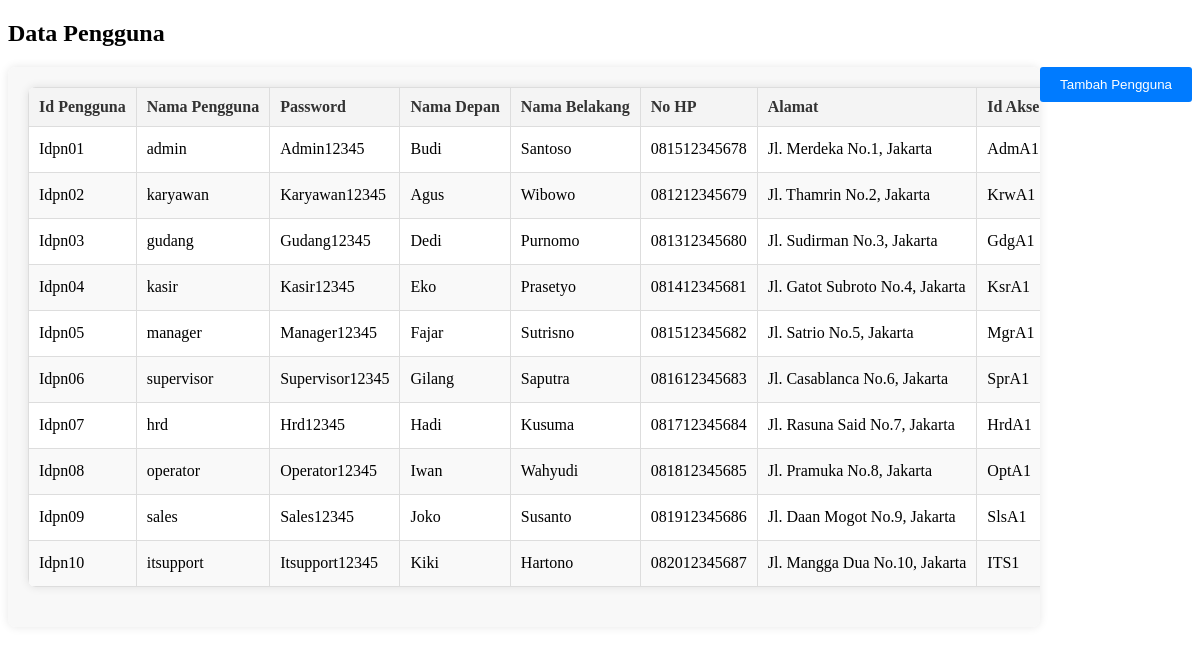
Page /menus/pengguna.php (signed in) on the committed database.
### tables this page shows
CREATE TABLE `pengguna` (
  `IdPengguna` varchar(10) NOT NULL,
  `NamaPengguna` varchar(255) NOT NULL,
  `Password` varchar(255) NOT NULL,
  `NamaDepan` varchar(255) NOT NULL,
  `NamaBelakang` varchar(255) DEFAULT NULL,
  `NoHp` varchar(15) DEFAULT NULL,
  `Alamat` text DEFAULT NULL,
  `IdAkses` varchar(10) NOT NULL
);

### htdocs/class/pengguna.php (called while the page is built, shortened)
<?php
class Pengguna {
    private $conn;
    private $table_name = "Pengguna";
    public function __construct($db) {
        $this->conn = $db;
    }
    public function read() {
        $query = "SELECT * FROM " . $this->table_name . " ORDER BY IdPengguna ASC";
        $stmt = $this->conn->query($query);
        return $stmt;
    }
}
?>

### htdocs/menus/pengguna.php (the view, shortened to what this page needs)
<?php
require_once('../class/pengguna.php');
$database = new Database();
$db = $database->getConnection();
$pengguna = new Pengguna($db);
$result = $pengguna->read();
?>
<!DOCTYPE html>
<html>
<head>
    <link rel="stylesheet" type="text/css" href="../assets/css/crud.css">
</head>
<body>
<div class="main-content">
    <header>
        <h2>Data Pengguna</h2>
        <button class="add-button" onclick="openForm()">Tambah Pengguna</button>
    </header>
    <div class="content">
        <div class="table-container">
            <table>
                <thead>
                <tr>
                    <th>Id Pengguna</th>
                    <th>Nama Pengguna</th>
                    <th>Password</th>
                    <th>Nama Depan</th>
                    <th>Nama Belakang</th>
                    <th>No HP</th>
                    <th>Alamat</th>
                    <th>Id Akses</th>
                </tr>
                </thead>
                <tbody>
                <?php while ($row = mysqli_fetch_assoc($result)): ?>
                    <tr>
                        <td><?php echo htmlspecialchars($row['IdPengguna']); ?></td>
                        <td><?php echo htmlspecialchars($row['NamaPengguna']); ?></td>
                        <td><?php echo htmlspecialchars($row['Password']); ?></td>
                        <td><?php echo htmlspecialchars($row['NamaDepan']); ?></td>
                        <td><?php echo htmlspecialchars($row['NamaBelakang']); ?></td>
                        <td><?php echo htmlspecialchars($row['NoHp']); ?></td>
                        <td><?php echo htmlspecialchars($row['Alamat']); ?></td>
                        <td><?php echo htmlspecialchars($row['IdAkses']); ?></td>
                    </tr>
                <?php endwhile; ?>
                </tbody>
            </table>
        </div>
    </div>
</div>
</body>
</html>

### htdocs/assets/css/crud.css (style rules this page uses)
table { width: 100%; border-collapse: collapse; margin-bottom: 20px; background-color: #fff; border-radius: 8px; overflow: hidden; box-shadow: 0 0 10px rgba(0, 0, 0, 0.1); }
table th, table td { padding: 10px; border: 1px solid #ddd; text-align: left; white-space: nowrap; }
table th { background-color: #f4f4f4; font-weight: bold; color: #333; }
table tr:nth-child(even) { background-color: #f9f9f9; }
.table-container { overflow-x: auto; padding: 20px; background-color: #f8f8f8; border-radius: 8px; box-shadow: 0 0 10px rgba(0, 0, 0, 0.1); }
.add-button { padding: 10px 20px; background-color: #007bff; color: white; border: none; border-radius: 3px; cursor: pointer; float: right; margin-bottom: 20px; }

### rows in the picture
pengguna: IdPengguna "Idpn01", NamaPengguna "admin", Password "Admin12345", NamaDepan "Budi", NamaBelakang "Santoso", NoHp "081512345678", Alamat "Jl. Merdeka No.1, Jakarta", IdAkses "AdmA1"
pengguna: IdPengguna "Idpn02", NamaPengguna "karyawan", Password "Karyawan12345", NamaDepan "Agus", NamaBelakang "Wibowo", NoHp "081212345679", Alamat "Jl. Thamrin No.2, Jakarta", IdAkses "KrwA1"
pengguna: IdPengguna "Idpn03", NamaPengguna "gudang", Password "Gudang12345", NamaDepan "Dedi", NamaBelakang "Purnomo", NoHp "081312345680", Alamat "Jl. Sudirman No.3, Jakarta", IdAkses "GdgA1"
pengguna: IdPengguna "Idpn04", NamaPengguna "kasir", Password "Kasir12345", NamaDepan "Eko", NamaBelakang "Prasetyo", NoHp "081412345681", Alamat "Jl. Gatot Subroto No.4, Jakarta", IdAkses "KsrA1"
pengguna: IdPengguna "Idpn05", NamaPengguna "manager", Password "Manager12345", NamaDepan "Fajar", NamaBelakang "Sutrisno", NoHp "081512345682", Alamat "Jl. Satrio No.5, Jakarta", IdAkses "MgrA1"
pengguna: IdPengguna "Idpn06", NamaPengguna "supervisor", Password "Supervisor12345", NamaDepan "Gilang", NamaBelakang "Saputra", NoHp "081612345683", Alamat "Jl. Casablanca No.6, Jakarta", IdAkses "SprA1"
pengguna: IdPengguna "Idpn07", NamaPengguna "hrd", Password "Hrd12345", NamaDepan "Hadi", NamaBelakang "Kusuma", NoHp "081712345684", Alamat "Jl. Rasuna Said No.7, Jakarta", IdAkses "HrdA1"
pengguna: IdPengguna "Idpn08", NamaPengguna "operator", Password "Operator12345", NamaDepan "Iwan", NamaBelakang "Wahyudi", NoHp "081812345685", Alamat "Jl. Pramuka No.8, Jakarta", IdAkses "OptA1"
pengguna: IdPengguna "Idpn09", NamaPengguna "sales", Password "Sales12345", NamaDepan "Joko", NamaBelakang "Susanto", NoHp "081912345686", Alamat "Jl. Daan Mogot No.9, Jakarta", IdAkses "SlsA1"
pengguna: IdPengguna "Idpn10", NamaPengguna "itsupport", Password "Itsupport12345", NamaDepan "Kiki", NamaBelakang "Hartono", NoHp "082012345687", Alamat "Jl. Mangga Dua No.10, Jakarta", IdAkses "ITS1"
